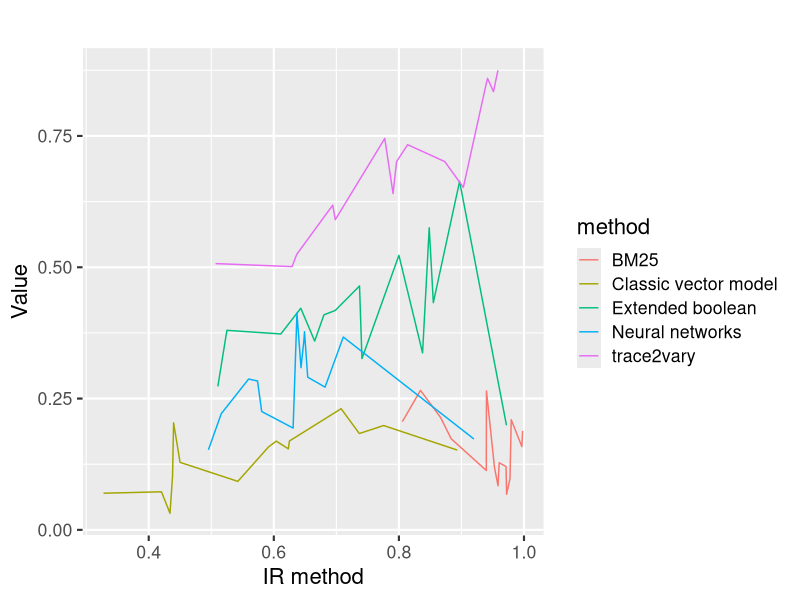

Write R code to recreate this figure.
#loading library
require("ggplot2")

# selecting the current directory
setwd("/Users/tassiovale/Dropbox/PhD Thesis/trace2vary/trace_recovery/results/")

# read csv file
data <- read.csv("results_output.csv")

chart <- ggplot(data=data, aes(x=recall, y=precision, group=method, colour=method)) +
    geom_line() +
scale_fill_grey(start = 0, end = .9) +
guides(fill=FALSE) +
ggtitle("") +
labs(x="", y="") +
theme_grey(base_size = 16) +
xlab("IR method") +
ylab("Value")

ggsave("results_precisionrecall_chart.eps")
